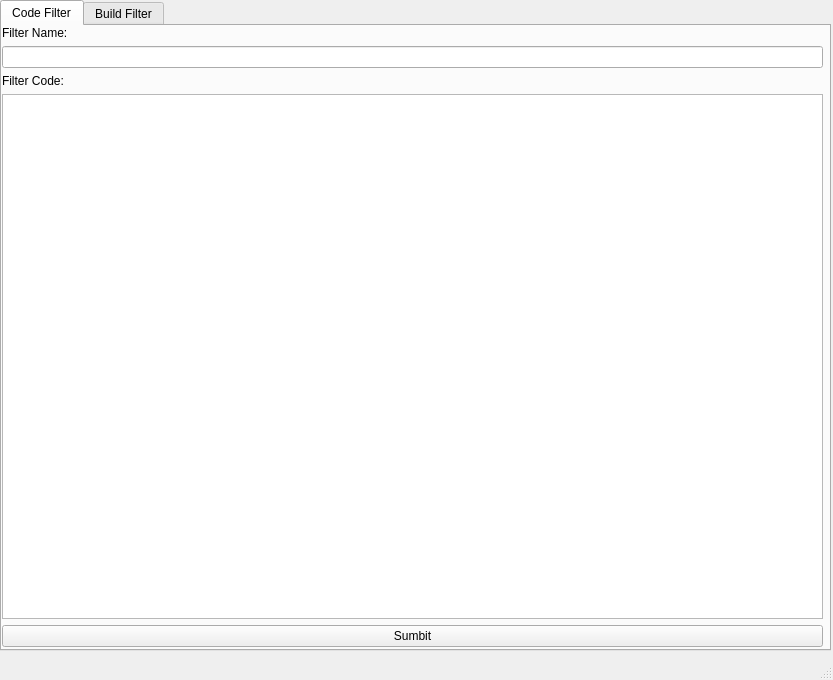
<?xml version="1.0" encoding="UTF-8"?>
<ui version="4.0">
 <class>Code</class>
 <widget class="QMainWindow" name="Code">
  <property name="geometry">
   <rect>
    <x>0</x>
    <y>0</y>
    <width>833</width>
    <height>680</height>
   </rect>
  </property>
  <property name="windowTitle">
   <string>MainWindow</string>
  </property>
  <widget class="QWidget" name="centralwidget">
   <widget class="QTabWidget" name="tabWidget">
    <property name="geometry">
     <rect>
      <x>0</x>
      <y>0</y>
      <width>831</width>
      <height>651</height>
     </rect>
    </property>
    <property name="currentIndex">
     <number>0</number>
    </property>
    <widget class="QWidget" name="tab">
     <attribute name="title">
      <string>Code Filter</string>
     </attribute>
     <widget class="QWidget" name="layoutWidget">
      <property name="geometry">
       <rect>
        <x>0</x>
        <y>0</y>
        <width>821</width>
        <height>621</height>
       </rect>
      </property>
      <layout class="QVBoxLayout" name="verticalLayout">
       <item>
        <widget class="QLabel" name="label">
         <property name="styleSheet">
          <string notr="true">font: 8pt &quot;MS Shell Dlg 2&quot;;</string>
         </property>
         <property name="text">
          <string>Filter Name:</string>
         </property>
        </widget>
       </item>
       <item>
        <widget class="QLineEdit" name="code_title"/>
       </item>
       <item>
        <widget class="QLabel" name="label_2">
         <property name="text">
          <string>Filter Code:</string>
         </property>
        </widget>
       </item>
       <item>
        <widget class="QPlainTextEdit" name="code_body"/>
       </item>
       <item>
        <widget class="QPushButton" name="code_submit">
         <property name="text">
          <string>Sumbit</string>
         </property>
        </widget>
       </item>
      </layout>
     </widget>
    </widget>
    <widget class="QWidget" name="tab_2">
     <attribute name="title">
      <string>Build Filter</string>
     </attribute>
     <widget class="QTableView" name="tableView">
      <property name="geometry">
       <rect>
        <x>0</x>
        <y>0</y>
        <width>831</width>
        <height>621</height>
       </rect>
      </property>
     </widget>
    </widget>
   </widget>
  </widget>
  <widget class="QStatusBar" name="statusbar"/>
 </widget>
 <resources/>
 <connections/>
</ui>
